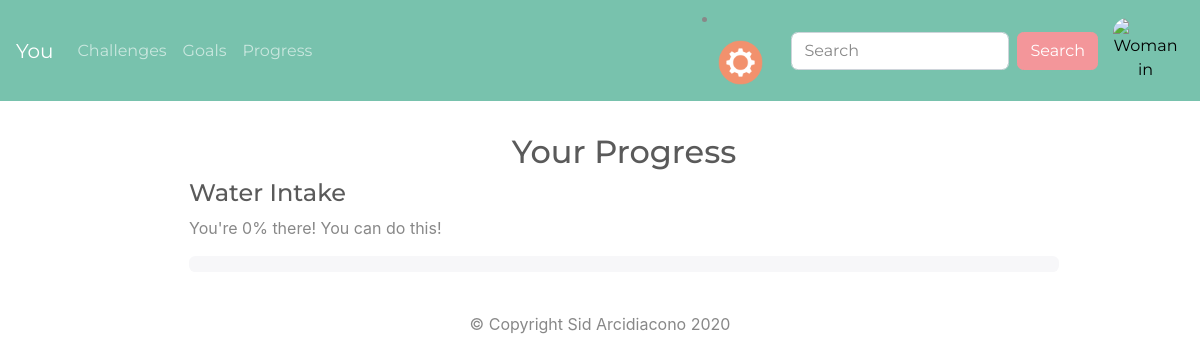
/progress (signed in), run on an earlier commit of the app's database.
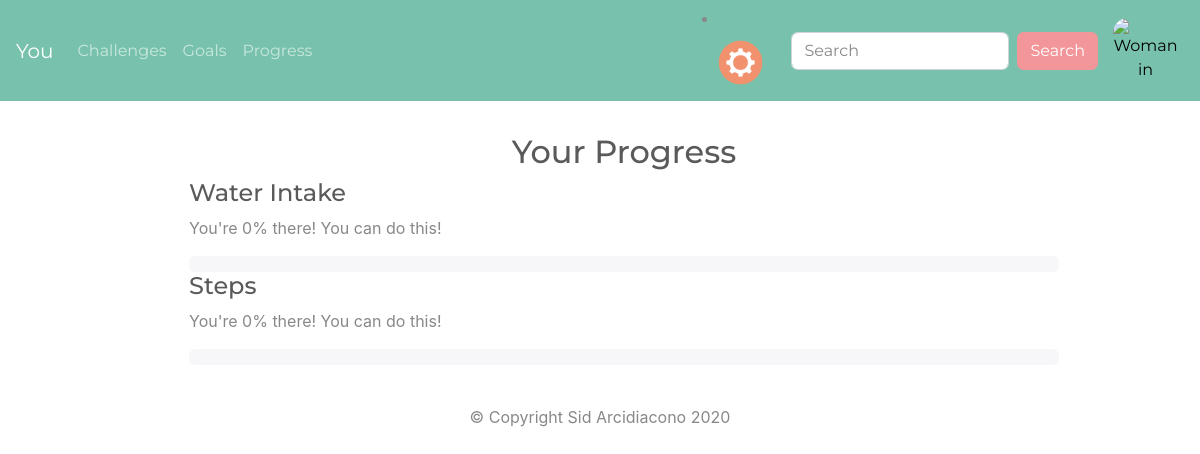
And on a later commit of the database.
### you_app/models.py (models this page shows, shortened)
class Goal(db.Model):
    id = db.Column(db.Integer, primary_key=True)
    category = db.Column(db.String(40), nullable=False)
    goal = db.Column(db.Integer, nullable=False, default=0)
    start_date = db.Column(db.DateTime, default=datetime.now)
    end_date = db.Column(db.DateTime, default=datetime.now)
    user_baseline = db.Column(db.Integer, default=0, nullable=False)
    daily_goal_percent = db.Column(db.Integer, default=0)
    percent_complete = db.Column(db.Integer, default=0)
    percentile_friends = db.Column(db.Integer, default=0)
    daily_expected_improvement = db.Column(db.Integer, default=0)
    user_id = db.Column(db.Integer, db.ForeignKey("user.id"))

### you_app/progress/routes.py (the view)
@progress.route("/progress")
@login_required
def progress_page():
    goals = Goal.query.filter_by(user_id=current_user.id)
    return render_template("progress.html", goals=goals)

### you_app/models.py (called while the page is built)
@login_manager.user_loader
def user_loader(user_id):
    return User.query.filter_by(id=user_id).first()

### you_app/templates/progress.html (shortened to what this page needs)
{% extends 'base.html' %}
{% block content %}
<div class="row w-100 justify-content-center m-4">
  <h2>Your Progress</h2>
  {% for goal in goals %}
  <div class="row w-100 justify-content-center">
    <div class="col-md-9">
      <h4>{{ goal.category }}</h4>
      {% if not goal.percent_complete == 100 %}
        <p>You're {{ goal.percent_complete }}% there! You can do this!</p>
      {% else %}
        <p>You did it! Make sure to keep up your progress each day!</p>
      {% endif %}
      <div class="progress">
      </div>
    </div>
  </div>
  {% endfor %}
</div>
{% endblock %}

What changed in the data, as far as the page shows it:
added Goal: category "Steps", percent_complete "0"
